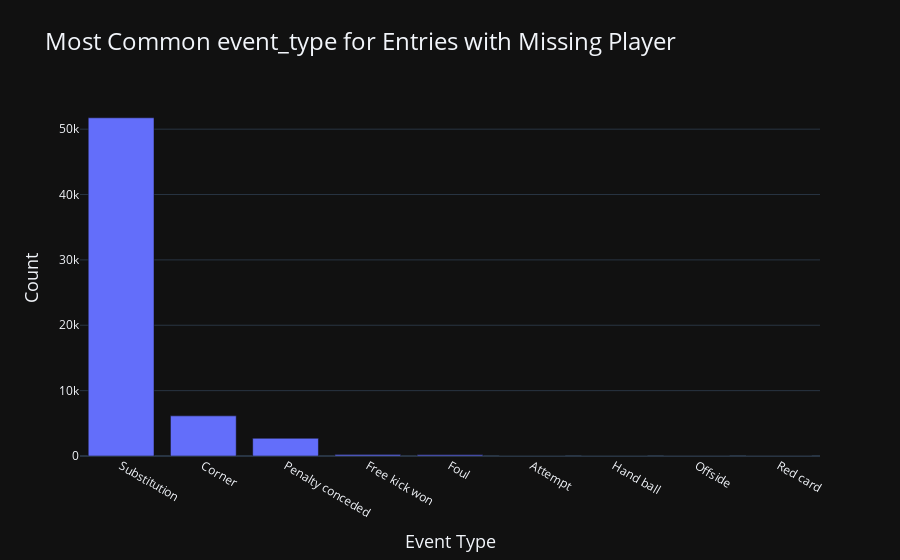

Here is the notebook cell this chart was saved with:
### Code cell
# Filter the data for entries with player missing
filtered_data = data[data['player'].isna()]

# Map the event_type values to their descriptions
filtered_data['event_type_mapped'] = filtered_data['event_type'].map(event_type_map)

# Count the occurrences of each event_type
event_type_counts = filtered_data['event_type_mapped'].value_counts().reset_index()
event_type_counts.columns = ['Event Type', 'Count']

# Plot the data using Plotly
fig = px.bar(event_type_counts, x='Event Type', y='Count', title='Most Common event_type for Entries with Missing Player',
             labels={'Count': 'Count', 'Event Type': 'Event Type'}, template='plotly_dark')

fig.update_layout(title_font_size=24, xaxis_title_font_size=18, yaxis_title_font_size=18)
fig.show()

### Figure 1 — Plotly figure (JSON) as saved in the notebook; plotly's stock layout.template omitted (floating-point values rounded to 4 significant figures)
{"data": [{"alignmentgroup": "True", "hovertemplate": "Event Type=%{x}<br>Count=%{y}<extra></extra>", "legendgroup": "", "marker": {"color": "#636efa", "pattern": {"shape": ""}}, "name": "", "offsetgroup": "", "orientation": "v", "showlegend": false, "textposition": "auto", "type": "bar", "x": ["Substitution", "Corner", "Penalty conceded", "Free kick won", "Foul", "Attempt", "Hand ball", "Offside", "Red card"], "xaxis": "x", "y": [51738, 6140, 2706, 214, 176, 13, 8, 3, 2], "yaxis": "y"}], "layout": {"barmode": "relative", "legend": {"tracegroupgap": 0}, "title": {"font": {"size": 24}, "text": "Most Common event_type for Entries with Missing Player"}, "xaxis": {"anchor": "y", "domain": [0, 1], "title": {"font": {"size": 18}, "text": "Event Type"}}, "yaxis": {"anchor": "x", "domain": [0, 1], "title": {"font": {"size": 18}, "text": "Count"}}}}
